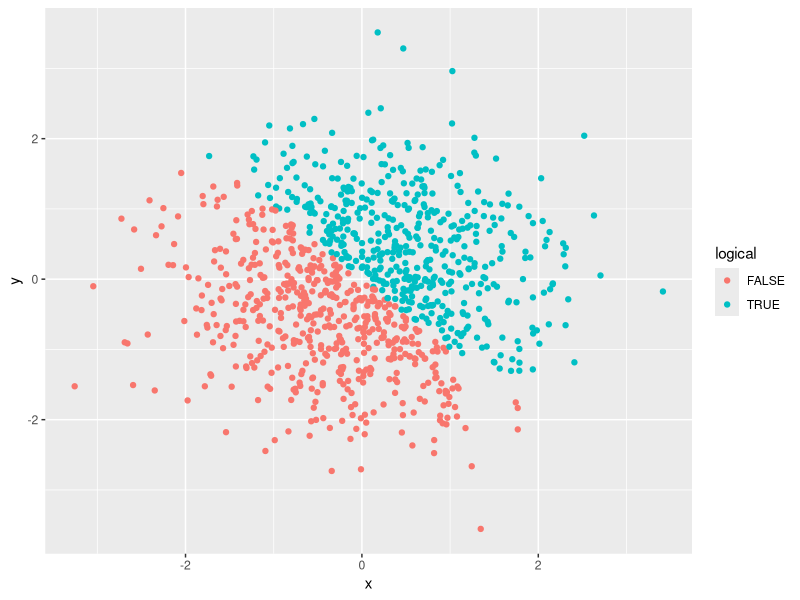
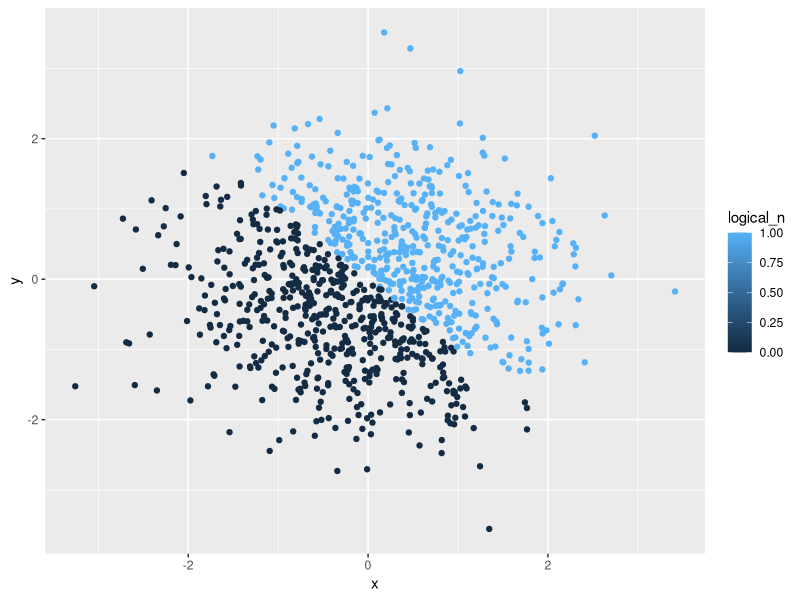
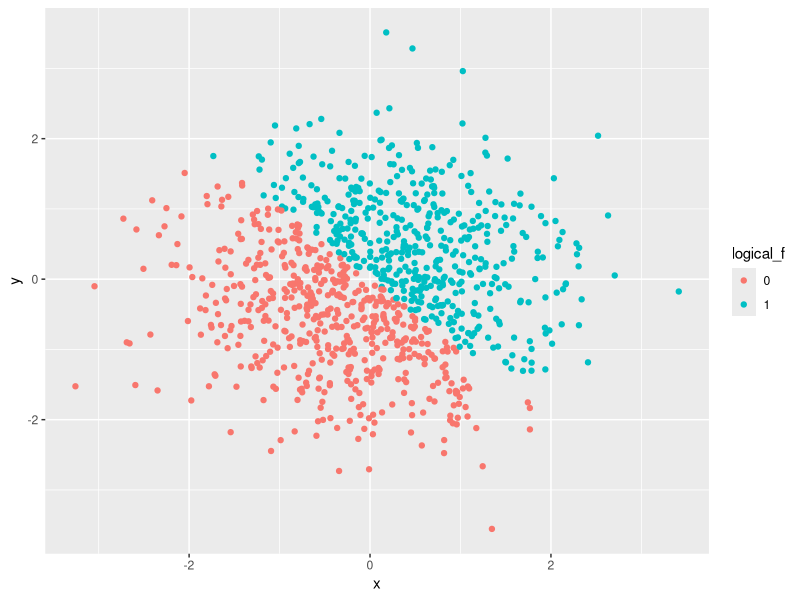

Source code (R) for these figures, in order:
## ---- chunk 1
library(tidyverse)
## ---- chunk 2
ran_sam = rnorm(10, 0, 5)
## ---- chunk 3
bigger2 = ran_sam > 2
## ---- chunk 4
animal = c("fish", "dog", "cat", "dolphin", "elephant", "dog", "cow", "fish", "fish", "dolphin")
## ---- chunk 5
animal_f = factor(animal)
## ---- chunk 6
p1_df = tibble(
  ran_sam,
  bigger2,
  animal,
  animal_f
  )
## ---- chunk 7
mean(p1_df$ran_sam)
mean(p1_df$bigger2)
## ---- chunk 8
factor(p1_df$animal)
as.numeric(p1_df$animal)

as.character(p1_df$animal_f)
as.numeric(p1_df$animal_f)
## ---- chunk 9
x = rnorm(1000)
y = rnorm(1000)
logical = (x+y) > 0
logical_n = as.numeric(logical)
logical_f = factor(logical_n)

graphing_df = tibble(
  x,
  y,
  logical,
  logical_n,
  logical_f
  )
## ---- chunk 10
ggplot(graphing_df, aes(x = x, y = y, color = logical)) + geom_point()
## ---- chunk 11
ggplot(graphing_df, aes(x = x, y = y, color = logical_n)) + geom_point()
## ---- chunk 12
ggplot(graphing_df, aes(x = x, y = y, color = logical_f)) + geom_point()
## ---- chunk 13

